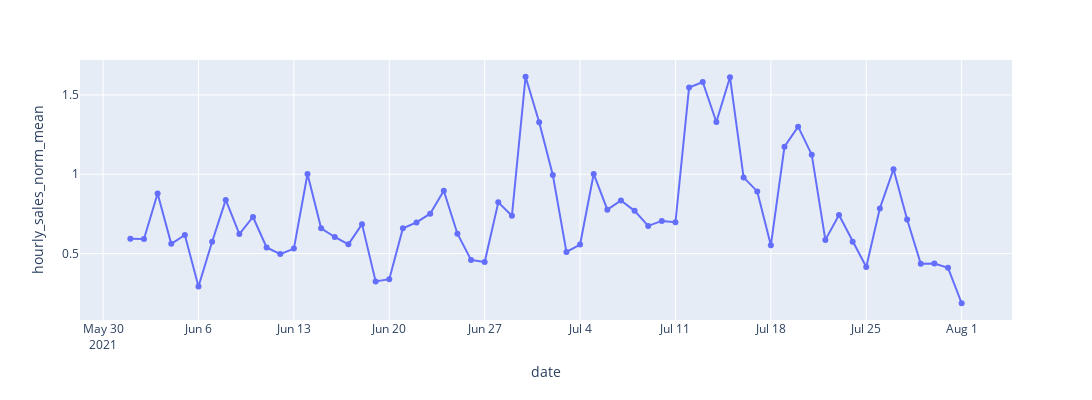

Notebook code for this chart:
### Code cell
fig = px.line(sales_by_date, x="date", y="hourly_sales_norm_mean", markers=True, hover_data=sales_by_date, width=1200, height=400)
fig.show()

### Figure 1 — Plotly figure (JSON) as saved in the notebook; plotly's stock layout.template omitted (floating-point values rounded to 4 significant figures)
{"data": [{"customdata": [["Tuesday"], ["Wednesday"], ["Thursday"], ["Friday"], ["Saturday"], ["Sunday"], ["Monday"], ["Tuesday"], ["Wednesday"], ["Thursday"], ["Friday"], ["Saturday"], ["Sunday"], ["Monday"], ["Tuesday"], ["Wednesday"], ["Thursday"], ["Friday"], ["Saturday"], ["Sunday"], ["Monday"], ["Tuesday"], ["Wednesday"], ["Thursday"], ["Friday"], ["Saturday"], ["Sunday"], ["Monday"], ["Tuesday"], ["Wednesday"], ["Thursday"], ["Friday"], ["Saturday"], ["Sunday"], ["Monday"], ["Tuesday"], ["Wednesday"], ["Thursday"], ["Friday"], ["Saturday"], ["Sunday"], ["Monday"], ["Tuesday"], ["Wednesday"], ["Thursday"], ["Friday"], ["Saturday"], ["Sunday"], ["Monday"], ["Tuesday"], ["Wednesday"], ["Thursday"], ["Friday"], ["Saturday"], ["Sunday"], ["Monday"], ["Tuesday"], ["Wednesday"], ["Thursday"], ["Friday"], ["Saturday"], ["Sunday"]], "hovertemplate": "date=%{x}<br>hourly_sales_norm_mean=%{y}<br>datetime_dayname=%{customdata[0]}<extra></extra>", "legendgroup": "", "line": {"color": "#636efa", "dash": "solid"}, "marker": {"symbol": "circle"}, "mode": "lines+markers", "name": "", "orientation": "v", "showlegend": false, "type": "scatter", "x": ["2021-06-01", "2021-06-02", "2021-06-03", "2021-06-04", "2021-06-05", "2021-06-06", "2021-06-07", "2021-06-08", "2021-06-09", "2021-06-10", "2021-06-11", "2021-06-12", "2021-06-13", "2021-06-14", "2021-06-15", "2021-06-16", "2021-06-17", "2021-06-18", "2021-06-19", "2021-06-20", "2021-06-21", "2021-06-22", "2021-06-23", "2021-06-24", "2021-06-25", "2021-06-26", "2021-06-27", "2021-06-28", "2021-06-29", "2021-06-30", "2021-07-01", "2021-07-02", "2021-07-03", "2021-07-04", "2021-07-05", "2021-07-06", "2021-07-07", "2021-07-08", "2021-07-09", "2021-07-10", "2021-07-11", "2021-07-12", "2021-07-13", "2021-07-14", "2021-07-15", "2021-07-16", "2021-07-17", "2021-07-18", "2021-07-19", "2021-07-20", "2021-07-21", "2021-07-22", "2021-07-23", "2021-07-24", "2021-07-25", "2021-07-26", "2021-07-27", "2021-07-28", "2021-07-29", "2021-07-30", "2021-07-31", "2021-08-01"], "xaxis": "x", "y": [0.594, 0.5915, 0.8785, 0.5613, 0.6168, 0.2926, 0.5742, 0.8381, 0.6231, 0.7306, 0.5381, 0.4966, 0.5313, 1.002, 0.6587, 0.6042, 0.5579, 0.6854, 0.3239, 0.3384, 0.6596, 0.6965, 0.7512, 0.8958, 0.6248, 0.4597, 0.4466, 0.8227, 0.7378, 1.615, 1.328, 0.996, 0.5105, 0.5567, 1.002, 0.7765, 0.8342, 0.7693, 0.6743, 0.7057, 0.6972, 1.547, 1.582, 1.329, 1.612, 0.98, 0.8918, 0.5516, 1.174, 1.3, 1.123, 0.5861, 0.7431, 0.5737, 0.4147, 0.7847, 1.032, 0.7143, 0.436, 0.4366, 0.41, 0.1865], "yaxis": "y"}], "layout": {"height": 400, "legend": {"tracegroupgap": 0}, "margin": {"t": 60}, "width": 1200, "xaxis": {"anchor": "y", "domain": [0, 1], "title": {"text": "date"}}, "yaxis": {"anchor": "x", "domain": [0, 1], "title": {"text": "hourly_sales_norm_mean"}}}}
